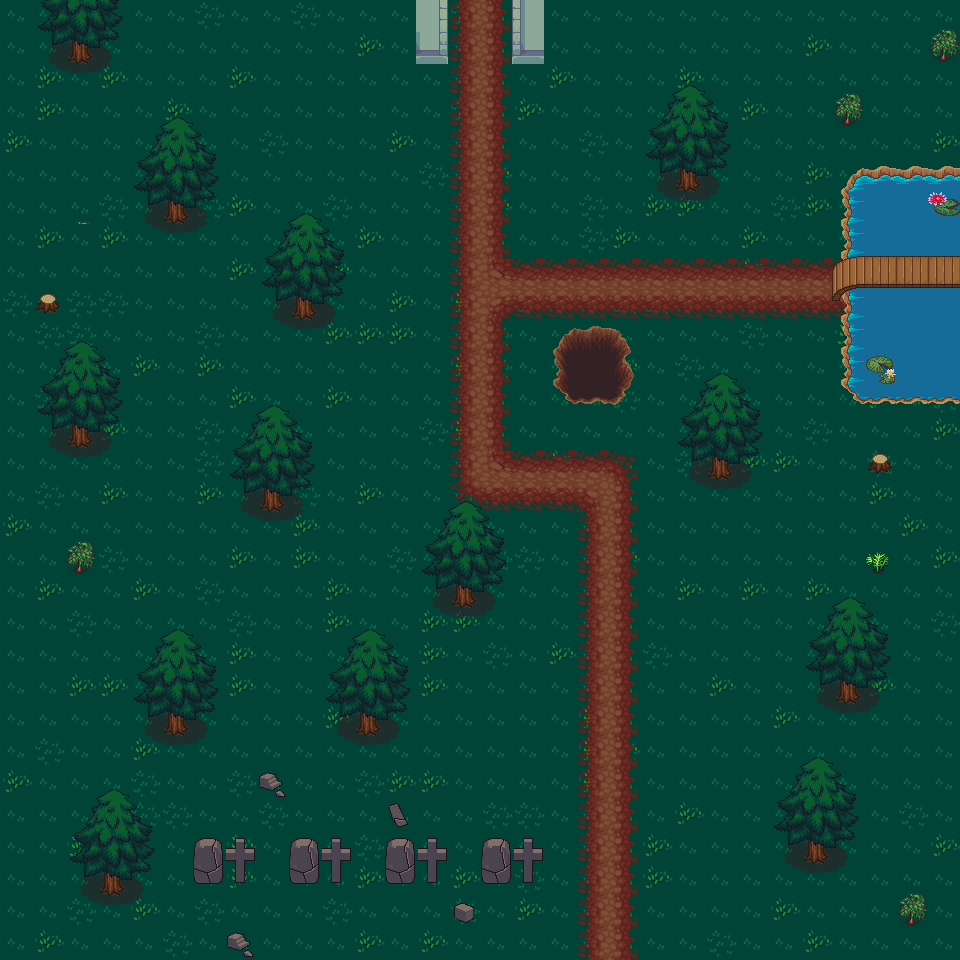

The image is a tile-based game level rendered from a .tmx file. Its description and source (layers, tilesets, objects; grid data summarised) follow:
An orthogonal 30x30 tile map with 32x32 px tiles, 4 tile layers (Background, Path Under Lake, Foreground, Treetops and Bridges), 2 tilesets and 24 objects.

<map version="1.0" orientation="orthogonal" renderorder="right-down" width="30" height="30" tilewidth="32" tileheight="32" nextobjectid="29">
 <tileset firstgid="1" name="terrain_atlas" tilewidth="32" tileheight="32" tilecount="1024" columns="32">
  <image source="Spritesheets and TileArt/terrain_atlas.png" width="1024" height="1024" />
 </tileset>
 <tileset firstgid="1025" name="base_out_atlas" tilewidth="32" tileheight="32" tilecount="1024" columns="32">
  <image source="Spritesheets and TileArt/base_out_atlas.png" width="1024" height="1024" />
 </tileset>
 <layer name="Background" width="30" height="30">
  <data>[900 cells, 900 non-empty, 3 distinct tile ids]</data>
 </layer>
 <layer name="Path Under Lake" width="30" height="30">
  <data>[900 cells, 2 non-empty, 2 distinct tile ids]</data>
 </layer>
 <layer name="Foreground" width="30" height="30">
  <data>[900 cells, 243 non-empty, 51 distinct tile ids]</data>
 </layer>
 <layer name="Treetops and Bridges" width="30" height="30">
  <data>[900 cells, 158 non-empty, 23 distinct tile ids]</data>
 </layer>
 <objectgroup name="Collision" offsetx="-1.33333" offsety="-4">
  <object id="1" x="550.667" y="324" width="85.3333" height="85.3333" />
  <object id="2" x="680" y="369.333" width="85.3333" height="112" />
  <object id="4" x="422.667" y="500" width="85.3333" height="112" />
  <object id="5" x="808" y="596" width="85.3333" height="112" />
  <object id="6" x="230.667" y="402.667" width="85.3333" height="112" />
  <object id="7" x="264" y="210.667" width="85.3333" height="112" />
  <object id="8" x="136" y="117.333" width="85.3333" height="112" />
  <object id="9" x="649.333" y="85.3333" width="85.3333" height="112" />
  <object id="10" x="38.6667" y="341.333" width="85.3333" height="112" />
  <object id="11" x="40" y="2" width="85.3333" height="62" />
  <object id="12" x="134.667" y="628" width="85.3333" height="112" />
  <object id="13" x="325.333" y="629.333" width="85.3333" height="112" />
  <object id="14" x="778.667" y="756" width="85.3333" height="112" />
  <object id="15" x="73.3333" y="790.667" width="85.3333" height="112" />
  <object id="16" x="33.3333" y="288" width="30.6667" height="30.6667" />
  <object id="20" x="866" y="451.333" width="30.6667" height="30.6667" />
  <object id="21" x="416" y="2" width="34.6667" height="60.6667" />
  <object id="22" x="512" y="0" width="34.6667" height="60.6667" />
  <object id="23" x="838.667" y="164" width="122.667" height="93.3333" />
  <object id="24" x="846.667" y="292" width="114.667" height="114.667" />
  <object id="25" x="194.667" y="837.333" width="58.6667" height="49.3333" />
  <object id="26" x="388" y="839.333" width="58.6667" height="49.3333" />
  <object id="27" x="280" y="836.667" width="58.6667" height="49.3333" />
  <object id="28" x="482.667" y="838" width="58.6667" height="49.3333" />
 </objectgroup>
</map>
